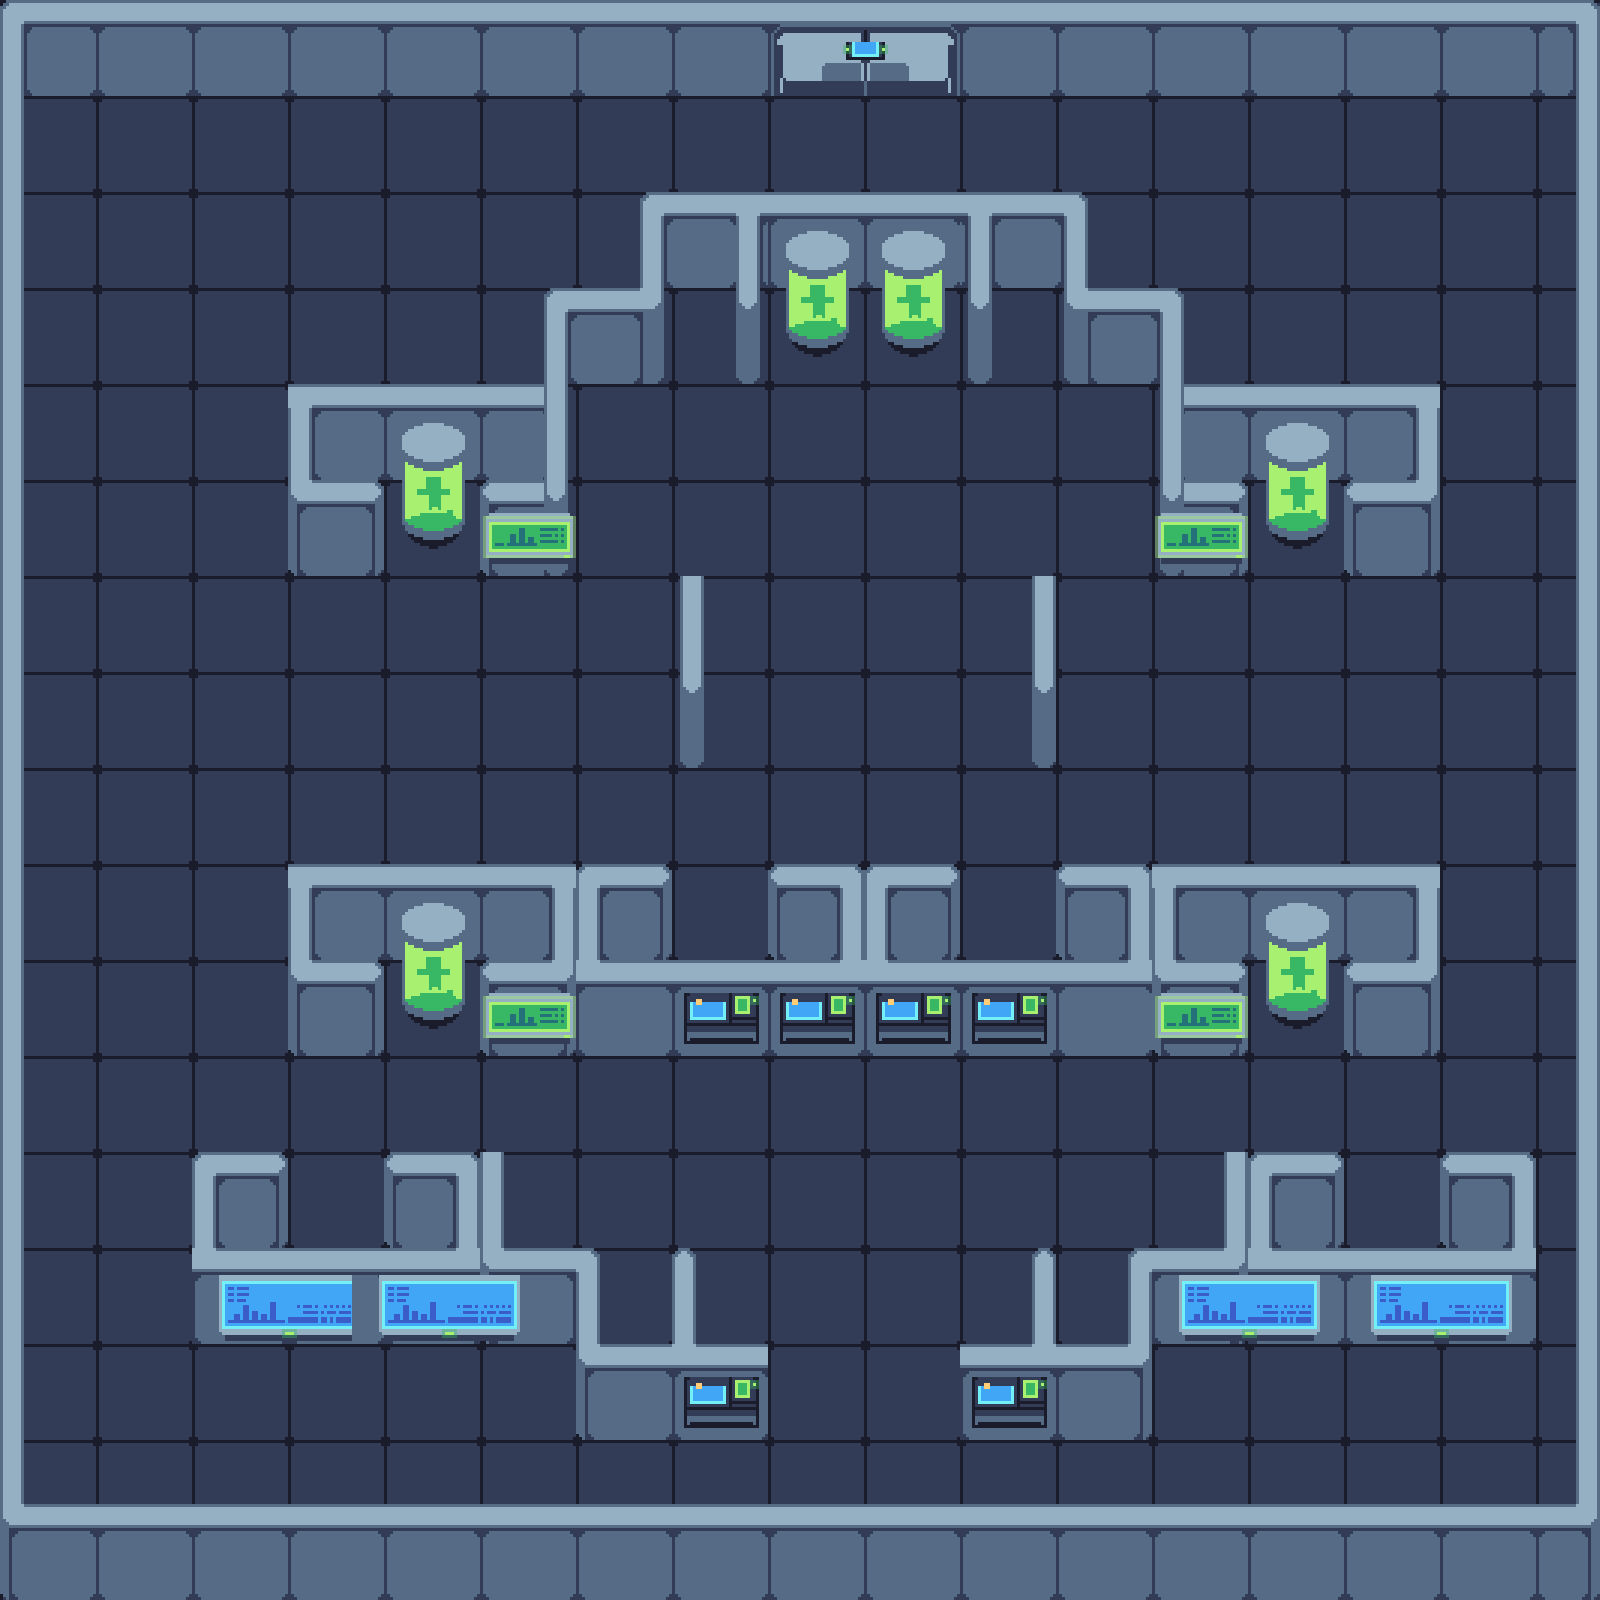

Below is a game level as drawn by its tile map, then a one-line description and the .tmx that defines it (tile-layer data replaced by summaries):
An orthogonal 50x50 tile map with 32x32 px tiles, 3 tile layers (Tile Layer 1, walls, items), 2 tilesets and 48 objects.

<map version="1.9" tiledversion="1.9.2" orientation="orthogonal" renderorder="right-down" width="50" height="50" tilewidth="32" tileheight="32" infinite="0" nextlayerid="6" nextobjectid="52">
 <editorsettings>
  <export target="level4.lua" format="lua" />
 </editorsettings>
 <tileset firstgid="1" name="tileset x3" tilewidth="32" tileheight="32" tilecount="7659" columns="111">
  <image source="tileset x3.png" width="3552" height="2208" />
 </tileset>
 <tileset firstgid="7660" name="props and items x3" tilewidth="32" tileheight="32" tilecount="4752" columns="72">
  <image source="props and items x3.png" width="2304" height="2112" />
 </tileset>
 <layer id="1" name="Tile Layer 1" width="50" height="50">
  <data>[2500 cells, 2500 non-empty, 9 distinct tile ids]</data>
 </layer>
 <layer id="2" name="walls" width="50" height="50">
  <data>[2500 cells, 1253 non-empty, 474 distinct tile ids]</data>
 </layer>
 <layer id="3" name="items" width="50" height="50">
  <data>[2500 cells, 237 non-empty, 63 distinct tile ids]</data>
 </layer>
 <objectgroup id="4" name="Walls">
  <object id="2" x="8" y="6" width="756" height="54" />
  <object id="3" x="968" y="10" width="598" height="58" />
  <object id="4" x="1578" y="4" width="14" height="1588" />
  <object id="5" x="8" y="1508" width="1570" height="86" />
  <object id="6" x="8" y="18" width="12" height="1502" />
  <object id="7" x="292" y="389.333" width="20" height="156" />
  <object id="8" x="290.667" y="385.333" width="252.667" height="90.6667" />
  <object id="9" x="488" y="484.667" width="76.6667" height="52" />
  <object id="10" x="546.667" y="294" width="18" height="196" />
  <object id="11" x="550" y="292" width="110" height="60.6667" />
  <object id="12" x="644.667" y="197.333" width="16.6667" height="115.333" />
  <object id="13" x="652" y="197.333" width="429.333" height="58" />
  <object id="15" x="736.667" y="201.333" width="22.6667" height="145.333" />
  <object id="16" x="965.333" y="204" width="26.6667" height="153.333" />
  <object id="17" x="809.333" y="247.333" width="14.6667" height="52.6667" />
  <object id="18" x="900.667" y="243.333" width="22.6667" height="68.6667" />
  <object id="19" x="826" y="244.667" width="14.6667" height="62" />
  <object id="20" x="794.667" y="244.667" width="12.6667" height="58.6667" />
  <object id="21" x="886.667" y="246.667" width="15.3333" height="48" />
  <object id="22" x="930.667" y="246" width="6.66667" height="56.6667" />
  <object id="23" x="1067.33" y="238.667" width="14" height="84" />
  <object id="24" x="1072.67" y="290.667" width="104" height="63.3333" />
  <object id="25" x="1162" y="353.333" width="20" height="184" />
  <object id="26" x="1160.67" y="484" width="75.3333" height="50" />
  <object id="27" x="1177.33" y="388.667" width="256.667" height="83.3333" />
  <object id="28" x="1352" y="482" width="86.6667" height="50" />
  <object id="29" x="1037.33" y="576" width="10.6667" height="169.333" />
  <object id="30" x="684" y="576" width="13.3333" height="168" />
  <object id="31" x="293.333" y="482.667" width="81.3333" height="64" />
  <object id="32" x="293.333" y="864" width="373.333" height="94.6667" />
  <object id="33" x="293.333" y="958.667" width="84" height="70.6667" />
  <object id="34" x="412" y="932" width="38.6667" height="57.3333" />
  <object id="35" x="772" y="868" width="182.667" height="92" />
  <object id="36" x="486.667" y="965.333" width="756" height="49.3333" />
  <object id="37" x="1065.33" y="868" width="369.333" height="90.6667" />
  <object id="38" x="1353.33" y="965.333" width="84" height="58.6667" />
  <object id="39" x="1448" y="1154.67" width="81.3333" height="149.333" />
  <object id="40" x="1230.67" y="1154.67" width="105.333" height="150.667" />
  <object id="41" x="1134.67" y="1252" width="400" height="56" />
  <object id="43" x="197.333" y="1153.33" width="85.3333" height="150.667" />
  <object id="44" x="390.667" y="1156" width="110.667" height="146.667" />
  <object id="46" x="193.333" y="1248" width="396" height="60" />
  <object id="47" x="574.667" y="1304" width="22.6667" height="90.6667" />
  <object id="48" x="674.667" y="1252" width="18.6667" height="144" />
  <object id="49" x="573.333" y="1341.33" width="192" height="60" />
  <object id="50" x="961.333" y="1349.33" width="186.667" height="46.6667" />
  <object id="51" x="1037.33" y="1249.33" width="10.6667" height="118.667" />
 </objectgroup>
 <objectgroup id="5" name="Transitions">
  <object id="1" x="775.333" y="10" width="178.667" height="66" />
 </objectgroup>
</map>
